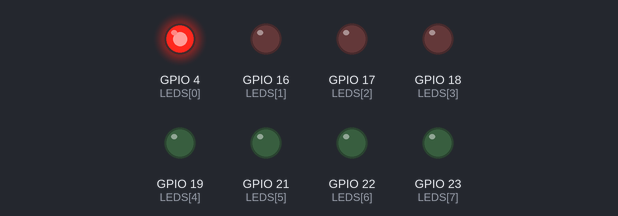
Bench run of a sketch on a simulated ESP32. On the bench: output pins drawn as LEDs (lit = HIGH). What the sketch prints to the serial monitor is not drawn.

Above: at 0.04 s.
At 0.28 s:
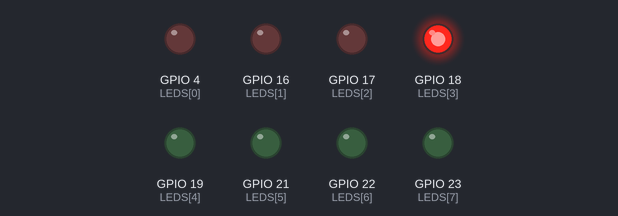
At 0.76 s:
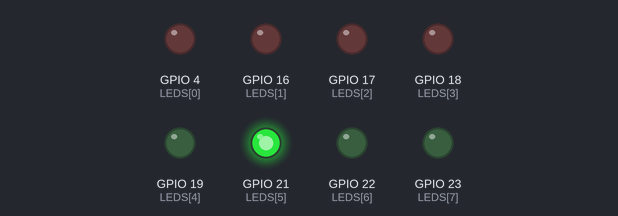
At 1.48 s:
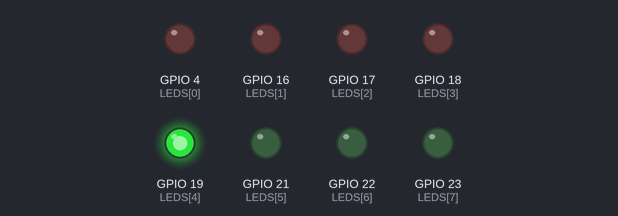
At 2.2 s:
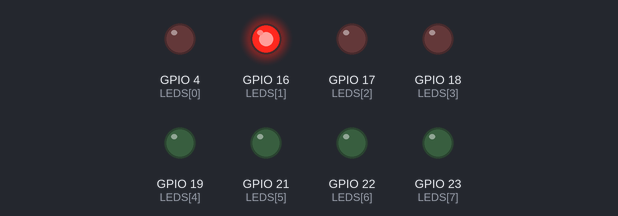
At 2.92 s:
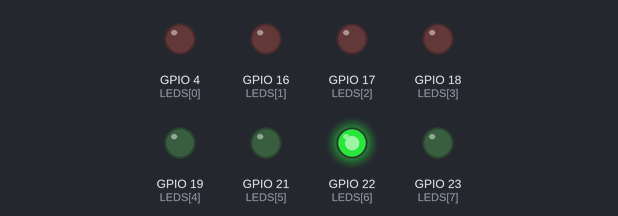
Timing chart, 0 to 3.2 s (numbered marks = the images above):
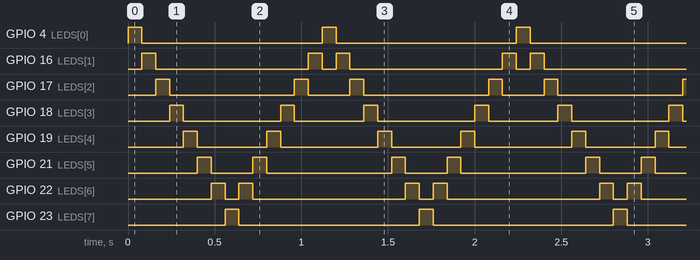

Measured:
- by itself, GPIO 4 (LEDS[0]), GPIO 23 (LEDS[7]): alternates HIGH for 0.08 s and LOW for 1.0 s
- by itself, GPIO 16 (LEDS[1]): repeats every 1.1 s: LOW 0.88 s, HIGH 0.08 s, LOW 0.08 s, HIGH 0.08 s
- by itself, GPIO 17 (LEDS[2]): repeats every 1.1 s: LOW 0.72 s, HIGH 0.08 s, LOW 0.24 s, HIGH 0.08 s
- by itself, GPIO 18 (LEDS[3]): repeats every 1.1 s: LOW 0.56 s, HIGH 0.08 s, LOW 0.40 s, HIGH 0.08 s
- by itself, GPIO 19 (LEDS[4]): repeats every 1.1 s: LOW 0.40 s, HIGH 0.08 s, LOW 0.56 s, HIGH 0.08 s
- by itself, GPIO 21 (LEDS[5]): repeats every 1.1 s: LOW 0.24 s, HIGH 0.08 s, LOW 0.72 s, HIGH 0.08 s
- by itself, GPIO 22 (LEDS[6]): repeats every 1.1 s: LOW 0.08 s, HIGH 0.08 s, LOW 0.88 s, HIGH 0.08 s

The sketch:

sketch.ino
```cpp
// Clase 5 - Ejercicio 2 (solución): efecto "auto fantástico"
// Un LED encendido va de L0 a L7 con << y vuelve de L7 a L0 con >>.

#include <Arduino.h>

const int LEDS[8] = {4, 16, 17, 18, 19, 21, 22, 23};  // L0 ... L7

void mostrarByte(uint8_t valor) {
  for (int i = 0; i < 8; i++) {
    digitalWrite(LEDS[i], (valor >> i) & 1);
  }
}

void setup() {
  Serial.begin(115200);
  for (int i = 0; i < 8; i++) {
    pinMode(LEDS[i], OUTPUT);
  }
  Serial.printf("Auto fantastico\n");
}

void loop() {
  uint8_t luz = 0b00000001;   // L0

  // Ida: 7 pasos de L0 a L7
  for (int i = 0; i < 7; i++) {
    mostrarByte(luz);
    delay(80);
    luz <<= 1;                // igual que luz = luz << 1
  }

  // Vuelta: 7 pasos de L7 a L0
  for (int i = 0; i < 7; i++) {
    mostrarByte(luz);
    delay(80);
    luz >>= 1;                // igual que luz = luz >> 1
  }
  // 7 + 7 pasos: así L0 y L7 no se repiten dos veces seguidas
}
```
